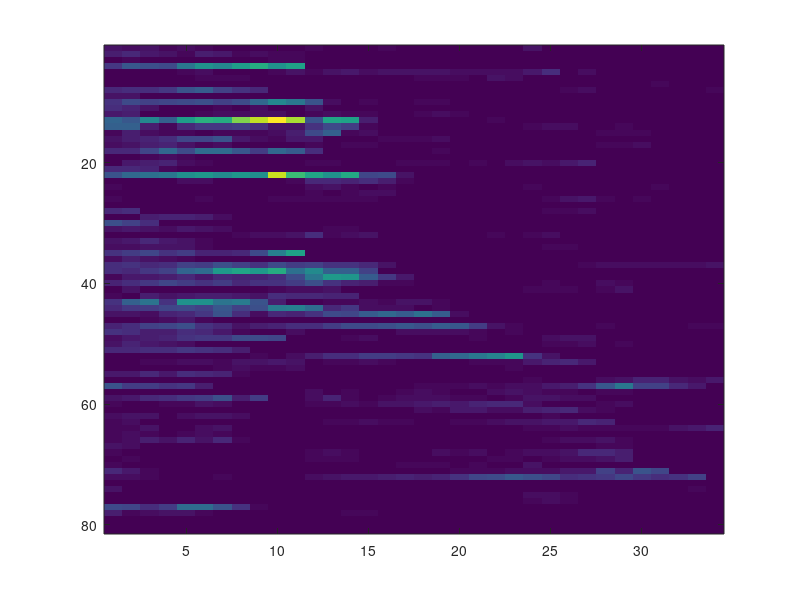

MATLAB code for this plot: (Note: this script raises an error after producing the figure.)
% codes for plotting raw experimental data
clear;clc
load TDBU_expData
%%
figure
A=aphid;
im = imagesc(A); hold on
colormap(mycolormap(3));
im.AlphaData = .8;
colorbar
set(gca,'xtick', [], 'ytick', []);
            [r, c] = size(A);
    for i = 1 : r
            for j = 1 : c
                    mytext(j, i, num2str(A(i, j)), 7, 5);
            end
    end
% add gap    
    gap = setdiff(1:max(dayID), dayID);
    realgap = gap([2, diff(gap)]~=1); % "2" is the spaceholder for the first element
    newday = [];
    for j=1:length(realgap)
         temp = sum(dayID < realgap(j));
          vline( temp + 0.5 , [], [], 1);
          newday = [newday temp+1 ];
    end 
    % 9-plant sets
    for s = 1:8
        hline(s*9 + 0.5, 1, [], 1);
    end
    % texts
mytext(0, 82,  'Day', 10, 9 );
  dayloci = [1 2 3 4 newday length(dayID)];
        xnames = {};
        for i=1:length(newday)
                xnames{i} = num2str(dayID(newday(i))); 
        end
  daytext = {'1', '2', '3', '...', xnames{:}, num2str(dayID(end))};
  for d = 1:length(dayloci)
      mytext(dayloci(d), 82, daytext(d), 10, 8);
  end
mytext(0, 0,  'Plant', 10, 3 );
    plantloci = [1 2 3 4 5 6 10 19 28 37 46 55 64 73 81];
    planttext = {'1', '2', '3', '.','.', '.', '10', '19', '28', '37', '46', '55', '64', '73', '81'};
 for p = 1:length(plantloci)
      mytext(0, plantloci(p), planttext(p), 10, 6);
 end
  set(gca, 'linewidth', 1.5)
%%
figure
L=ladybug;
im = imagesc(L); hold on
colormap(mycolormap(2));
im.AlphaData = .8;
hcb = colorbar;
set(hcb,'YTick', [0 1 2]);
 set(gca,'xtick', [], 'ytick', []);
            [r, c] = size(L);
    for i = 1 : r
            for j = 1 : c
                    mytext(j, i, num2str(L(i, j)), 7, 5);
            end
    end
 for j=1:length(realgap)
          vline(sum(dayID < realgap(j)) + 0.5, [], [], 1);       
 end 
    
 % 9-plant sets
    for s = 1:8
        hline(s*9 + 0.5, 1, [], 1);
    end
% texts
mytext(0, 82,  'Day', 10, 9 );
  dayloci = [1 2 3 4 newday length(dayID)];
        xnames = {};
        for i=1:length(newday)
                xnames{i} = num2str(dayID(newday(i))); 
        end
  daytext = {'1', '2', '3', '...', xnames{:}, num2str(dayID(end))};
  for d = 1:length(dayloci)
      mytext(dayloci(d), 82, daytext(d), 10, 8);
  end

mytext(0, 0,  'Plant', 10, 3 );
    plantloci = [1 2 3 4 5 6 10 19 28 37 46 55 64 73 81];
    planttext = {'1', '2', '3', '.','.', '.', '10', '19', '28', '37', '46', '55', '64', '73', '81'};
 for p = 1:length(plantloci)
      mytext(0, plantloci(p), planttext(p), 10, 6);
 end
  set(gca, 'linewidth', 1.5)
